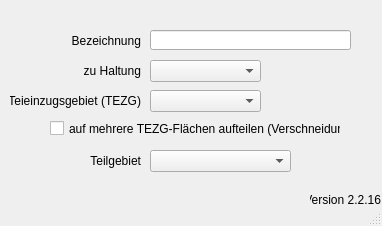
<?xml version="1.0" encoding="UTF-8"?>
<ui version="4.0">
 <class>MainWindow</class>
 <widget class="QMainWindow" name="MainWindow">
  <property name="geometry">
   <rect>
    <x>0</x>
    <y>0</y>
    <width>382</width>
    <height>226</height>
   </rect>
  </property>
  <property name="windowTitle">
   <string>MainWindow</string>
  </property>
  <property name="layoutDirection">
   <enum>Qt::LeftToRight</enum>
  </property>
  <widget class="QWidget" name="centralwidget">
   <widget class="QLabel" name="label_4">
    <property name="geometry">
     <rect>
      <x>50</x>
      <y>30</y>
      <width>91</width>
      <height>21</height>
     </rect>
    </property>
    <property name="text">
     <string>Bezeichnung</string>
    </property>
    <property name="alignment">
     <set>Qt::AlignRight|Qt::AlignTrailing|Qt::AlignVCenter</set>
    </property>
   </widget>
   <widget class="QLineEdit" name="flnam">
    <property name="geometry">
     <rect>
      <x>150</x>
      <y>30</y>
      <width>201</width>
      <height>20</height>
     </rect>
    </property>
    <property name="text">
     <string/>
    </property>
   </widget>
   <widget class="QLabel" name="lb_version">
    <property name="geometry">
     <rect>
      <x>310</x>
      <y>190</y>
      <width>71</width>
      <height>20</height>
     </rect>
    </property>
    <property name="toolTip">
     <string>Version QKan Import</string>
    </property>
    <property name="text">
     <string>Version 2.2.16</string>
    </property>
    <property name="alignment">
     <set>Qt::AlignRight|Qt::AlignTrailing|Qt::AlignVCenter</set>
    </property>
   </widget>
   <widget class="QComboBox" name="haltnam">
    <property name="geometry">
     <rect>
      <x>150</x>
      <y>60</y>
      <width>111</width>
      <height>22</height>
     </rect>
    </property>
   </widget>
   <widget class="QLabel" name="label_20">
    <property name="geometry">
     <rect>
      <x>80</x>
      <y>60</y>
      <width>61</width>
      <height>21</height>
     </rect>
    </property>
    <property name="text">
     <string>zu Haltung</string>
    </property>
    <property name="alignment">
     <set>Qt::AlignRight|Qt::AlignTrailing|Qt::AlignVCenter</set>
    </property>
   </widget>
   <widget class="QComboBox" name="tezgnam">
    <property name="geometry">
     <rect>
      <x>150</x>
      <y>90</y>
      <width>111</width>
      <height>22</height>
     </rect>
    </property>
   </widget>
   <widget class="QLabel" name="label_23">
    <property name="geometry">
     <rect>
      <x>10</x>
      <y>90</y>
      <width>131</width>
      <height>21</height>
     </rect>
    </property>
    <property name="text">
     <string>Teieinzugsgebiet (TEZG)</string>
    </property>
    <property name="alignment">
     <set>Qt::AlignRight|Qt::AlignTrailing|Qt::AlignVCenter</set>
    </property>
   </widget>
   <widget class="QComboBox" name="teilgebiet">
    <property name="geometry">
     <rect>
      <x>150</x>
      <y>150</y>
      <width>141</width>
      <height>22</height>
     </rect>
    </property>
   </widget>
   <widget class="QLabel" name="label_22">
    <property name="geometry">
     <rect>
      <x>80</x>
      <y>150</y>
      <width>61</width>
      <height>21</height>
     </rect>
    </property>
    <property name="text">
     <string>Teilgebiet</string>
    </property>
    <property name="alignment">
     <set>Qt::AlignRight|Qt::AlignTrailing|Qt::AlignVCenter</set>
    </property>
   </widget>
   <widget class="QCheckBox" name="aufteilen">
    <property name="geometry">
     <rect>
      <x>50</x>
      <y>120</y>
      <width>291</width>
      <height>17</height>
     </rect>
    </property>
    <property name="text">
     <string>auf mehrere TEZG-Flächen aufteilen (Verschneidung)</string>
    </property>
   </widget>
  </widget>
  <widget class="QStatusBar" name="statusbar"/>
 </widget>
 <resources/>
 <connections/>
</ui>
